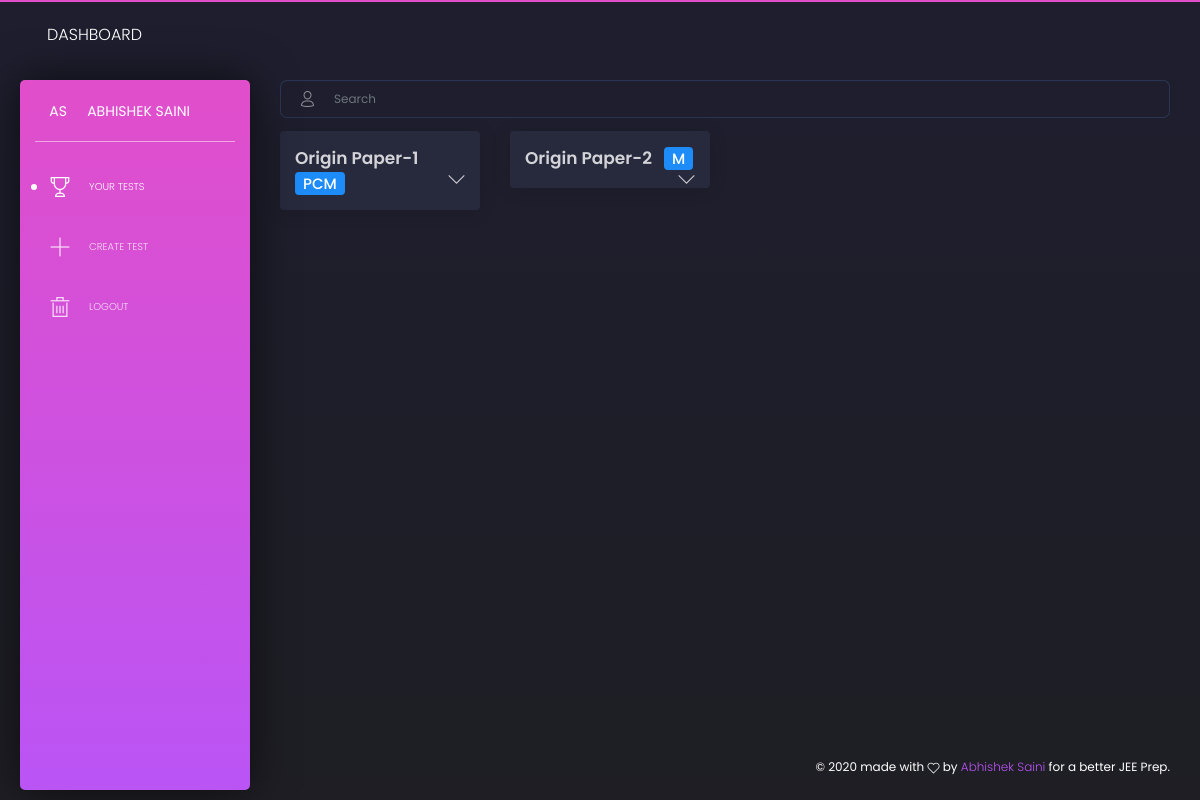
/my-created/ (signed in), run on the app's committed database.
### app/models.py (models this page shows, shortened)
class Profile(models.Model):
    user = models.OneToOneField(User, on_delete=models.CASCADE)
    U_CHOICES = (
        ("S", _("Student")),
        ("T", _("Teacher"))
    )
    u_type = models.CharField(choices = U_CHOICES, default = "S", max_length=1)
    @property
    def full_name(self):
        return "%s %s" % (self.user.first_name, self.user.last_name)
    @property
    def initial(self):
        try:
            return "%s%s" % (self.user.first_name[0], self.user.last_name[0])
        except:
            return "AB"

class Paper(models.Model):
    author = models.ForeignKey(User, on_delete=models.CASCADE, null=True)
    name = models.CharField(max_length = 200, default = "")
    qpaper_file = models.FileField(upload_to='papers/')
    soln_file = models.FileField(upload_to='papers/', blank = True)
    q_count = models.IntegerField(null = True)
    q_type = models.CharField(max_length = 200, default = "")
    answer_key = models.CharField(max_length = 2000, default = "")
    marking_scheme = models.CharField(max_length = 200, default = "")
    negative_marking_scheme = models.CharField(max_length = 200, default = "")
    syllabus = models.CharField(max_length = 500, default = "")
    SUB_CHOICES = (
        ("PCM", _("Physics-Chemistry-Maths")),
        ("P", _("Physics")),
        ("C", _("Chemistry")),
        ("M", _("Maths")),
    )
    subject = models.CharField(choices = SUB_CHOICES, default = "PCM", max_length=3)
    description = models.CharField(max_length = 2000, default = "")
    duration = models.IntegerField(null = True)
    max_marks = models.IntegerField(null = True)
    created_at = models.DateTimeField(default=now)

### app/views.py (the view)
# urls.py: path('my-created/', views.my_created),
@login_required(login_url = '/login')
def my_created(request):
    user = request.user
    params = {}
    params["nav_active"] = "nav_mycreated"
    params["my_tests"] = Paper.objects.filter(author = user).order_by("name")
    return render(request, 'lists/my_created.html', params)

### template/lists/my_created.html (shortened to what this page needs)
{% extends 'base_dashboard.html' %}
{% load static %} {% block title %} My Tests {% endblock %} {% block content %}
{% load index %}
<div class="content" >
	<div class="row">
		<div class="col-md-12">
			<div class="input-group">
        		<div class="input-group-prepend">
            		<div class="input-group-text">
            			<i class="tim-icons icon-single-02"></i>
          			</div>
        		</div>
        		<input id="paper_search" type="text" class="form-control" placeholder="Search">
      		</div>
		</div>
	</div>
	<div class="row" style="margin-top:3px" id="paper_list">
		{% for test in my_tests %}
		<div class="col-xl-3 col-lg-4 col-md-6">
			<div  class="card rounded">
				<div class="card-header test_card" style="cursor: pointer;" >
					<h4 class="title">
						{{test.name}} &nbsp;
							<span class="badge badge-info" style="font-size:15px;padding:4px 8px; font-weight:500">{{test.subject}}</span>
						<span class="tim-icons icon-minimal-down float-right test_icon">  </span>
					</h4>
				</div>
			</div>
		</div>
		{% endfor %}
	</div>
</div>
{% endblock %}

### template/base_dashboard.html (shortened to what this page needs)
{% load static %}
<!DOCTYPE html>
<html lang="en">
<head>
	<link href="https://use.fontawesome.com/releases/v5.0.6/css/all.css" rel="stylesheet">
	<link href="{% static 'dashboard/assets/css/nucleo-icons.css' %}" rel="stylesheet" />
	<link href="{% static 'dashboard/assets/css/black-dashboard.css' %}" rel="stylesheet" />
	<link href="{% static 'dashboard/assets/demo/demo.css' %}" rel="stylesheet" />
	<link href="https://cdnjs.cloudflare.com/ajax/libs/animate.css/3.7.2/animate.min.css" rel="stylesheet">
</head>
<body class="">
	<div class="wrapper">
		<div class="sidebar" >
			<div class="sidebar-wrapper">
				<div class="logo">
					<a href="javascript:void(0)" class="simple-text logo-mini">
			            {{user.profile.initial}}
			        </a>
					<a href="javascript:void(0)" class="simple-text logo-normal">
						{{user.profile.full_name}}
		          	</a>
				</div>
				<ul class="nav">
					{% if user.profile.u_type == "T" %}
					<li id="nav_mycreated">
						<a href="/my-created">
			              <i class="tim-icons icon-trophy"></i>
			              <p>Your Tests</p>
			            </a>
					</li>
					<li id="nav_createtest">
						<a href="/create-test">
			              <i class="tim-icons icon-simple-add"></i>
			              <p>Create Test</p>
			            </a>
					</li>
					{% endif %}
					<li>
						<a href="/logout">
			              <i class="tim-icons icon-trash-simple"></i>
			              <p>Logout</p>
			            </a>
					</li>
				</ul>
			</div>
		</div>
		<div class="main-panel">
			<nav class="navbar navbar-expand-lg navbar-absolute navbar-transparent">
        <div class="container-fluid">
          <div class="navbar-wrapper">
            <a class="navbar-brand" href="javascript:void(0)">Dashboard</a>
          </div>
          <div class="collapse navbar-collapse" id="navigation">
            <ul class="navbar-nav ml-auto">
            </ul>
          </div>
        </div>
      </nav>
			{% block content %}{% endblock %}
			<footer class="footer">
				<div class="container-fluid">
					<div class="copyright">
						©
						 made with <i class="tim-icons icon-heart-2"></i> by
						<a href="javascript:void(0)" target="_blank">Abhishek Saini</a> for a better JEE Prep.
					</div>
				</div>
			</footer>
		</div>
	</div>
</body>
</html>

### data on the page
Paper: name "Origin Paper-1", subject "PCM"
Paper: name "Origin Paper-2", subject "M"

### other printed values
{{ user.profile.initial }} "AS"
{{ user.profile.full_name }} "ABHISHEK SAINI"
